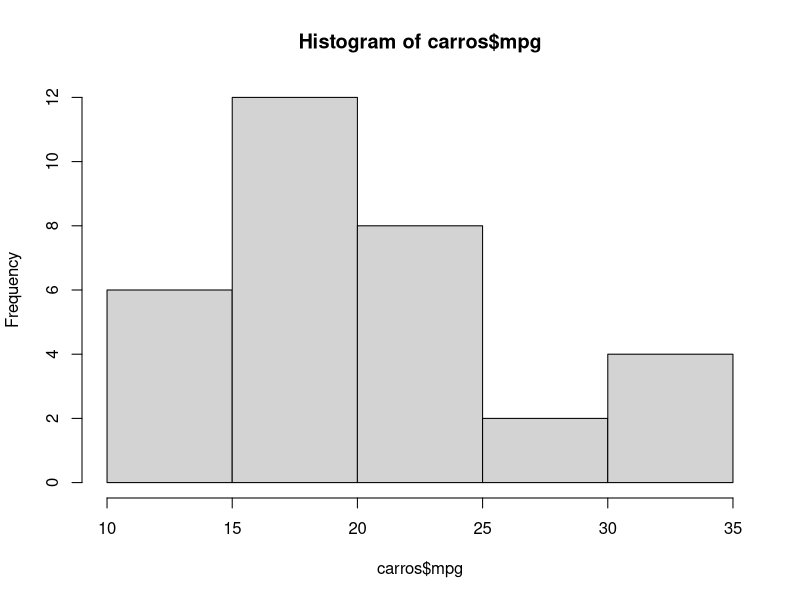
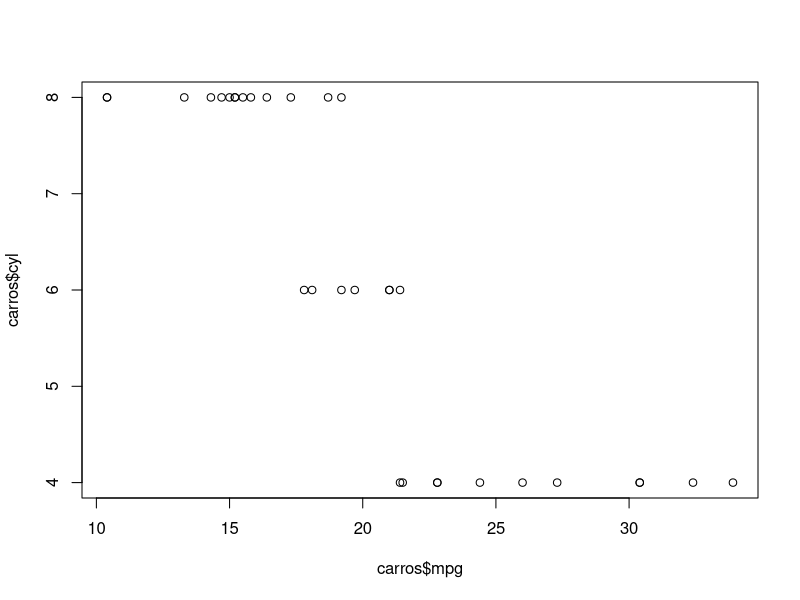

Source code (R) for these figures, in order: (Note: this script raises an error after producing the figures.)
#criando graficos
#para criar graficos utilizaremos a base de dados mtcar, que é um dataset já pré configurado

carros <- mtcars[c(1,2,9)]

#A função head() no R exibe as primeiras linhas de um data frame de entrada. 
#Ela pode ser usada para retornar as primeiras ou últimas partes de um vetor, matriz, tabela, data frame ou função.

head(carros)

#neste exemplo utilizamos 3 colunas: mpg, cyl e am.
#é possivel verificar essas colunas digitando "?mtcars"
#e acompanhando o resultado na aba help

#o primeiro grafico que iremos criar será um histograma.
#para é necessário utilizar a função hist(), que já vem instalada no R.
?hist
hist(carros$mpg)

#Fazer um histograma no R é bem simples, basta utilizar o comando hist() com a variável que você quer investigar a distribuição. 
#No entanto, um gráfico detalhado pode necessitar de mais detalhes, seja uma mudança na cor ou a apresentação das medidas de tendência central.


#agora criaremos um gráfico de dispersão

plot(carros$mpg,carros$cyl)

#agora criamos graficos utilizando o pacote ggplot2

#para usar a função ggplot() são necessários dois parâmetros: o dataset e a coluna.
#a cada valor existente na coluna, será criada uma barra.

ggplot(carros,aes(am))+
  geom_bar()
